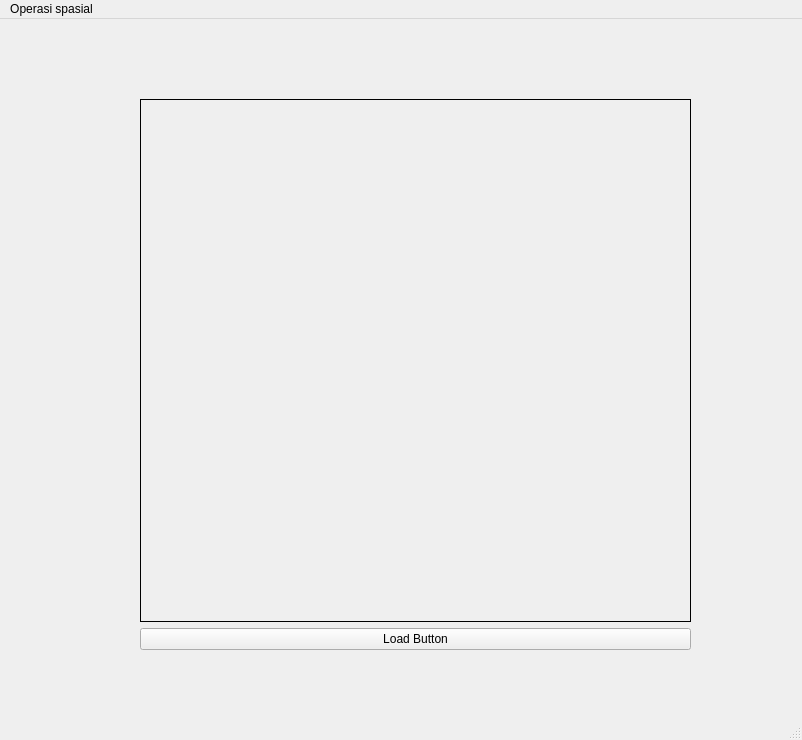
<?xml version="1.0" encoding="UTF-8"?>
<ui version="4.0">
 <class>MainWindow</class>
 <widget class="QMainWindow" name="MainWindow">
  <property name="geometry">
   <rect>
    <x>0</x>
    <y>0</y>
    <width>802</width>
    <height>740</height>
   </rect>
  </property>
  <property name="windowTitle">
   <string>MainWindow</string>
  </property>
  <widget class="QWidget" name="centralwidget">
   <widget class="QWidget" name="horizontalLayoutWidget">
    <property name="geometry">
     <rect>
      <x>140</x>
      <y>80</y>
      <width>551</width>
      <height>551</height>
     </rect>
    </property>
    <layout class="QHBoxLayout" name="horizontalLayout">
     <item>
      <layout class="QVBoxLayout" name="verticalLayout">
       <item>
        <widget class="QLabel" name="imgLabel">
         <property name="enabled">
          <bool>true</bool>
         </property>
         <property name="layoutDirection">
          <enum>Qt::LeftToRight</enum>
         </property>
         <property name="frameShape">
          <enum>QFrame::Box</enum>
         </property>
         <property name="frameShadow">
          <enum>QFrame::Plain</enum>
         </property>
         <property name="lineWidth">
          <number>1</number>
         </property>
         <property name="text">
          <string/>
         </property>
         <property name="margin">
          <number>0</number>
         </property>
        </widget>
       </item>
       <item>
        <widget class="QPushButton" name="loadButton">
         <property name="enabled">
          <bool>true</bool>
         </property>
         <property name="cursor">
          <cursorShape>PointingHandCursor</cursorShape>
         </property>
         <property name="text">
          <string>Load Button</string>
         </property>
        </widget>
       </item>
      </layout>
     </item>
    </layout>
   </widget>
  </widget>
  <widget class="QMenuBar" name="menubar">
   <property name="geometry">
    <rect>
     <x>0</x>
     <y>0</y>
     <width>802</width>
     <height>26</height>
    </rect>
   </property>
   <widget class="QMenu" name="menuOperasi_spasial">
    <property name="title">
     <string>Operasi spasial</string>
    </property>
    <addaction name="actionfiltering"/>
    <addaction name="actionmean"/>
    <addaction name="actiongauss_smoothing"/>
    <addaction name="actionsharpening_laplace"/>
    <addaction name="actionMedian_Filter"/>
    <addaction name="actionMax"/>
    <addaction name="actionMin"/>
   </widget>
   <addaction name="menuOperasi_spasial"/>
  </widget>
  <widget class="QStatusBar" name="statusbar"/>
  <action name="actionfiltering">
   <property name="text">
    <string>filtering</string>
   </property>
  </action>
  <action name="actionmean">
   <property name="text">
    <string>mean</string>
   </property>
  </action>
  <action name="actiongauss_smoothing">
   <property name="text">
    <string>gauss smoothing</string>
   </property>
  </action>
  <action name="actionsharpening_laplace">
   <property name="text">
    <string>sharpening laplace</string>
   </property>
  </action>
  <action name="actionMedian_Filter">
   <property name="text">
    <string>Median Filter</string>
   </property>
  </action>
  <action name="actionMax">
   <property name="text">
    <string>Max</string>
   </property>
  </action>
  <action name="actionMin">
   <property name="text">
    <string>Min</string>
   </property>
  </action>
 </widget>
 <resources/>
 <connections/>
</ui>
